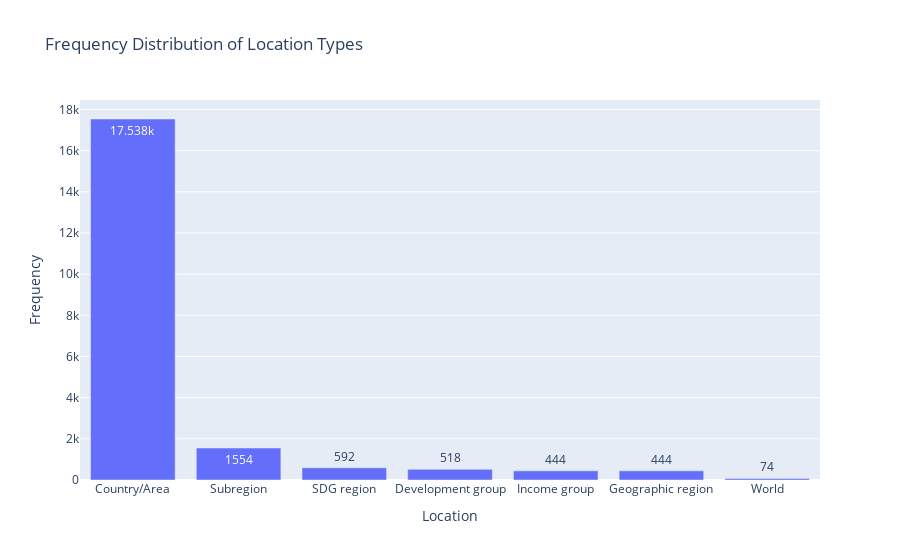

Notebook code for this chart:
### Code cell
#Frequency of Locations in this dataset
indexes=new_data["LocTypeName"].value_counts().index
values=new_data["LocTypeName"].value_counts().values
#creating dataframe of loctype of columns
LocationType_data=pd.concat([pd.DataFrame(indexes),pd.DataFrame(values)],axis=1)
LocationType_data.columns=["Location","Occ"]
px.bar(LocationType_data,x='Location',y='Occ',text_auto=True,title="Frequency Distribution of Location Types",labels={
    "Occ":"Frequency"
})

### Figure 1 — Plotly figure (JSON) as saved in the notebook; plotly's stock layout.template omitted (floating-point values rounded to 4 significant figures)
{"data": [{"alignmentgroup": "True", "hovertemplate": "Location=%{x}<br>Frequency=%{y}<extra></extra>", "legendgroup": "", "marker": {"color": "#636efa", "pattern": {"shape": ""}}, "name": "", "offsetgroup": "", "orientation": "v", "showlegend": false, "textposition": "auto", "texttemplate": "%{y}", "type": "bar", "x": ["Country/Area", "Subregion", "SDG region", "Development group", "Income group", "Geographic region", "World"], "xaxis": "x", "y": [17538, 1554, 592, 518, 444, 444, 74], "yaxis": "y"}], "layout": {"barmode": "relative", "legend": {"tracegroupgap": 0}, "title": {"text": "Frequency Distribution of Location Types"}, "xaxis": {"anchor": "y", "domain": [0, 1], "title": {"text": "Location"}}, "yaxis": {"anchor": "x", "domain": [0, 1], "title": {"text": "Frequency"}}}}
